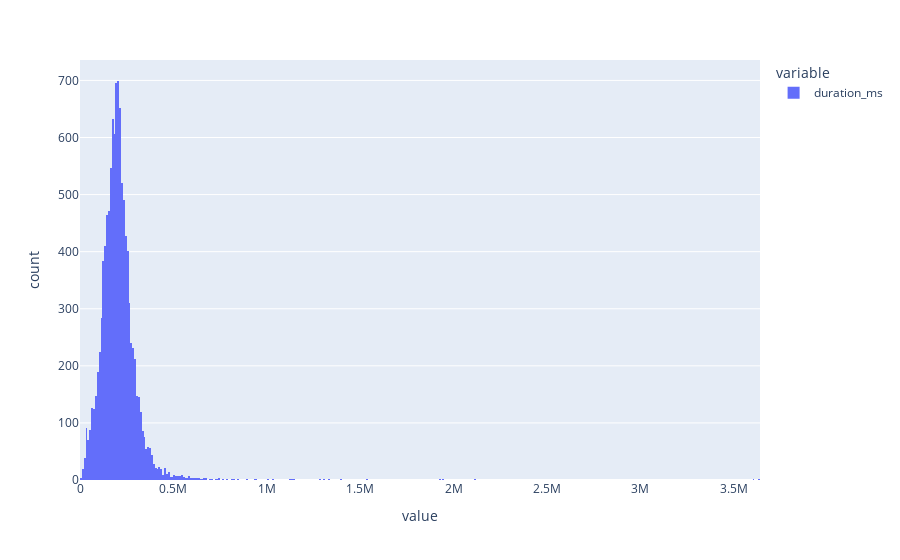

Notebook cell for this chart:
### Code cell
px.histogram(unpopular.duration_ms)

### Figure 1 — Plotly figure (JSON) as saved in the notebook; plotly's stock layout.template omitted (floating-point values rounded to 4 significant figures; data arrays with more than 128 entries replaced by an {"elided": "..."} marker saying what was removed)
{"data": [{"alignmentgroup": "True", "bingroup": "x", "hovertemplate": "variable=duration_ms<br>value=%{x}<br>count=%{y}<extra></extra>", "legendgroup": "duration_ms", "marker": {"color": "#636efa", "pattern": {"shape": ""}}, "name": "duration_ms", "offsetgroup": "duration_ms", "orientation": "v", "showlegend": true, "type": "histogram", "x": {"elided": "10877 int values"}, "xaxis": "x", "yaxis": "y"}], "layout": {"barmode": "relative", "legend": {"title": {"text": "variable"}, "tracegroupgap": 0}, "margin": {"t": 60}, "xaxis": {"anchor": "y", "domain": [0, 1], "title": {"text": "value"}}, "yaxis": {"anchor": "x", "domain": [0, 1], "title": {"text": "count"}}}}
